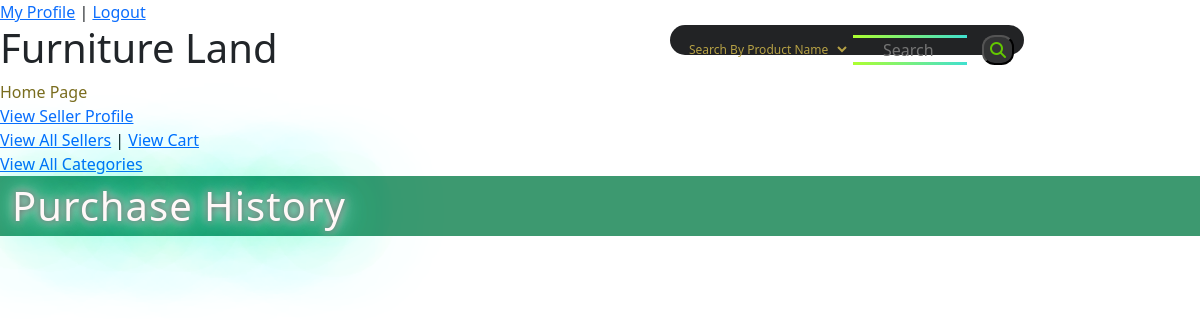
The app's page /User/purchasehistory (signed in), older data.
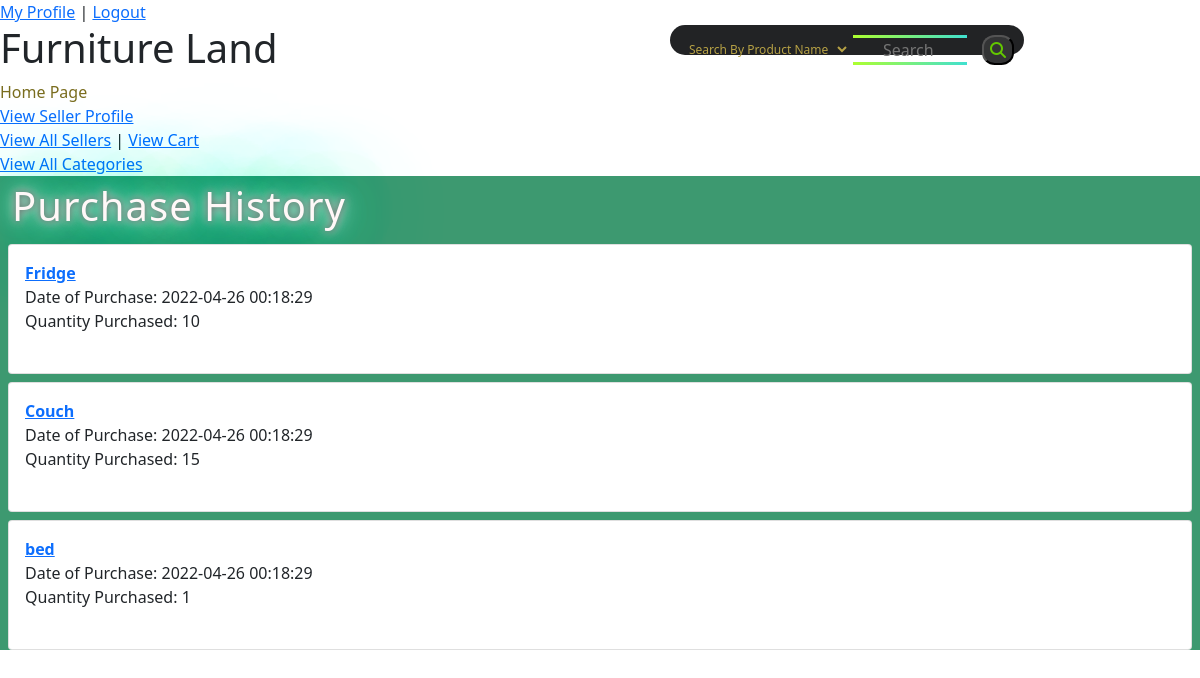
The same page, newer data.
### tables this page shows
CREATE TABLE `sale` (
  `sale_id` int(11) NOT NULL,
  `seller_id` int(11) NOT NULL,
  `user_id` int(11) NOT NULL,
  `product_id` int(11) NOT NULL,
  `quantity` int(11) NOT NULL,
  `timestamp` timestamp NOT NULL DEFAULT current_timestamp() ON UPDATE current_timestamp()
);

CREATE TABLE `product` (
  `product_id` int(11) NOT NULL,
  `product_name` varchar(50) NOT NULL,
  `category_id` int(11) NOT NULL,
  `seller_id` int(11) NOT NULL,
  `available_quantity` int(11) NOT NULL,
  `price` int(11) NOT NULL,
  `description` text NOT NULL,
  `quality` tinyint(1) NOT NULL COMMENT ' 0 is new, 1 is somewhat used, 2 is very used'
);

### app/controllers/User.php (called while the page is built, shortened)
<?php
           class User extends \app\core\Controller {
            public function purchasehistory() {
                $sale = new \app\models\Sale();
                $allPurchases = $sale->getByUserId($_SESSION['user_id']);
                $this->view('User/purchasehistory', $allPurchases);
            }
        }

### app/core/App.php (called while the page is built, shortened)
<?php
		class App {
			private $method = 'index';
			public function __construct() {
				$url = self::parseUrl();
				if (isset($url[0])) {
					unset($url[0]);
				}
				$this->controller = new $this->controller;
				if (isset($url[1])) {
					if (method_exists($this->controller, $url[1]))
						$this->method = $url[1];
					unset($url[1]);
				}
				$this->params = $url ? array_values($url) : [];
				call_user_func_array([$this->controller, $this->method], $this->params);
			}
			private static function parseUrl() {
				if (isset($_GET['url'])) {
					return explode('/',
						filter_var(
							rtrim($_GET['url'], '/'),
							FILTER_SANITIZE_URL)
					);
				}
			}
		}

### index.php (called while the page is built, shortened)
<?php
    new \app\core\App();

### app/core/DBConnection.php (called while the page is built, shortened)
<?php
		class DBConnection {
			static $connection = null;
			private function __construct() {
				if (self::$connection == null) {
					$host = 'localhost';
					$DBname = 'projectdb';
					$user = 'root';
					$password = '';
					self::$connection = new \PDO("mysql:host=$host;dbname=$DBname", $user, $password);
				}
			}
			public static function getInstance() {
				return self::$connection;
			}
		}

### app/models/Sale.php (called while the page is built, shortened)
<?php
        class Sale extends \app\core\Model {
            public function getByUserId($user_id) {
                $SQL = 'SELECT * FROM sale WHERE user_id = :user_id';
                $STMT = self::$_connection->prepare($SQL);
                $STMT->execute(['user_id'=>$user_id]);
                $STMT->setFetchMode(\PDO::FETCH_CLASS, "app\models\Sale");
                return $STMT->fetchAll();
            }
        }
?>

### app/models/Product.php (called while the page is built, shortened)
<?php
        class Product extends \app\core\Model {
            function get($product_id) {
                $SQL = 'SELECT * FROM product WHERE product_id = :product_id';
                $STMT = self::$_connection->prepare($SQL);
                $STMT->execute(['product_id'=>$product_id]);
                $STMT->setFetchMode(\PDO::FETCH_CLASS, "app\models\Product");
                return $STMT->fetch();
            }
        }

### app/views/User/purchasehistory.php (the view, shortened to what this page needs)
<html>
	<head>
		<link rel="stylesheet" href="../public/css/style.css">
		<link href="https://cdn.jsdelivr.net/npm/bootstrap@5.1.3/dist/css/bootstrap.min.css" rel="stylesheet">
	</head>
	<body>
		<?php
			$this->view('Subviews/navigation');
		?>
		<div class='products'>
		<h1 id='all'>Purchase History</h1>
		<?php
			$product = new \app\models\Product();
          	foreach($data as $sale){
          		$currentProduct = $product->get($sale->product_id);
				echo "<div class='card m-2'>
						<div class='card-body'><b>
						<a href='/Product/index/$currentProduct->product_id'>$currentProduct->product_name</a></b> <br>
						Date of Purchase: $sale->timestamp <br>
						Quantity Purchased: $sale->quantity<br> <br> </div></div>";
			}
        ?>
		</div>
	</body>
</html>

### app/core/Controller.php (shortened to what this page needs)
<?php
		class Controller {
			public function view($name, $data = []) {
				if (file_exists('app/views/' . $name . '.php'))
					include('app/views/' . $name . '.php');
				else
					echo 'app/views/' . $name . '.php does not exist';
			}
		}

### app/views/Subviews/navigation.php (shortened to what this page needs)
<html>
    <head>
        <link rel="stylesheet" href="../public/css/home.css">
    </head>
    <body>
	<div>
	<?php
                if (!isset($_SESSION['user_id']))
                    echo "<a id='log' href='/User/login'>Login</a> | <a id='reg' href='/User/register'>Register</a>";
                else
                    echo "<a href='/User/index'>My Profile</a> | <a href='/User/logout'>Logout</a>";
            ?>
            <h1>Furniture Land</h1>
		<a class='home'href='/Main/index'>Home Page</a><br>
		<?php
			if (isset($_SESSION['seller_id'])) {
				$id = $_SESSION['seller_id'];
				echo "<a href='/Seller/index/$id'>View Seller Profile</a><br>";
			}
			else if (isset($_SESSION['user_id'])) {
				echo "<a href='/Seller/create'>Create Seller Profile</a><br>";
			}
		?>
		<a href='/Seller/list'>View All Sellers</a> | <a href='/Cart/index'>View Cart</a><br>
		<a href='/Category/index'>View All Categories</a>
	</div>
	<?php
        $this->view('Search/search');
    ?>
    </body>
</html>

### app/views/Search/search.php (shortened to what this page needs)
<!DOCTYPE html>
<html lang="en">
<head>
</head>
<body>
<div class="search-box">
	<form method="post" action = "">
        <input class="search-text" type="text" name="search" placeholder="Search">
        <select id='select-option' name = "search_type">
            <option value = "product_name">Search By Product Name</option>
        </select>
        <button id='search' type="submit" name="action">
			<i class="fas fa-search"></i>
		</button>
    </form>
	</div>
</body>
</html>

### public/css/style.css (style rules this page uses)
.products { background: #3D9970; }
h1#all { Letter-spacing: 1px; margin-left: 10px; color: rgb(255, 248, 248); text-shadow: 0 0 7px rgb(75, 72, 72), 0 0 10px #fff, 0 0 21px #fff, 0 0 42px #0fa, 0 0 82px #0fa, 0 0 92px #0fa, 0 0 102px #0fa, 0 0 151px #0fa; line-height: 1.5em; text-indent: 2px; }
b { color: #0c7e1b; }

### public/css/home.css (style rules this page uses)
.home { text-shadow: center; color: #7a6d1e; text-decoration: none; }
.search-box { position: absolute; top: 40px; right: -1px; transform: translate(-50%, -50%); background: #222325; height: 30px; border-radius: 40px; padding: 10px; }
.search-text { border: none; background: none; outline: none; border: 3px solid green; Text-align: 20px; padding-left: 30px; color: white; font-size: 16px; transition:1s; line-height: 22px; width: 120px; border-image: linear-gradient(to left, turquoise, greenyellow) 1 0; }
#select-option { border: none; background: none; outline: none; float: left; padding: 5px; color: rgb(182, 161, 69); font-size: 12px; transition: 0.4s; line-height: 40px; width: 170px; }
#search { color: #63c700; float: right; height: 30px; margin-left: 12px; border-radius: 40%; background: #333435; display: flex; justify-content: center; align-items: center; }

Row changes from the older to the newer data that the page shows:
added sale: product.product_name "Fridge", timestamp "2022-04-26 00:18:29", quantity "10"
added sale: product.product_name "Couch", timestamp "2022-04-26 00:18:29", quantity "15"
added sale: product.product_name "bed", timestamp "2022-04-26 00:18:29", quantity "1"
